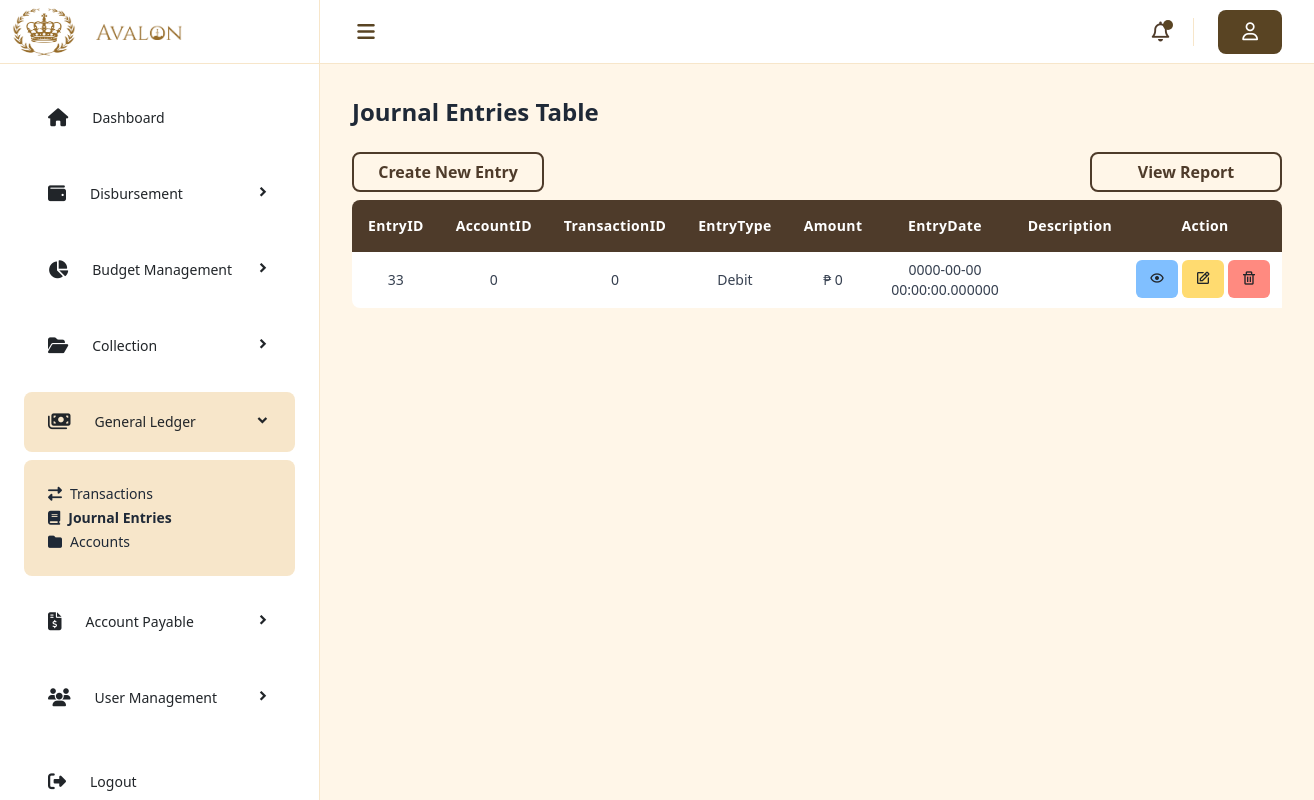
Screenshot of /General_Ledger/General-Ledger-Journal-Entries.php with the database file from the repository.
### tables this page shows
CREATE TABLE `journalentries` (
  `EntryID` int(11) NOT NULL,
  `AccountID` int(11) NOT NULL,
  `TransactionID` int(11) NOT NULL,
  `EntryType` enum('Debit','Credit') NOT NULL,
  `Amount` int(11) NOT NULL,
  `EntryDate` datetime(6) NOT NULL,
  `Description` varchar(255) NOT NULL
);

### General_Ledger/General-Ledger-Journal-Entries.php (the view, shortened to what this page needs)
<?php
include('includes/header.php');
?>
<div class="flex min-h-screen w-full">
    <?php include('../includes/sidebar.php'); ?>
    <div class="main w-full bg-[#FFF6E8] md:ml-[320px]">
        <nav class="h-16 w-full bg-white border-b border-[#F7E6CA] flex justify-between items-center px-6 py-4">
            <div class="left-nav flex items-center space-x-4 max-w-96 w-full">
                <button aria-label="Toggle menu" class="menu-btn text-[#4E3B2A] focus:outline-none hover:bg-[#F7E6CA] hover:rounded-full">
                    <i class="fa-solid fa-bars text-[#594423] text-xl w-11 py-2"></i>
                </button>
            </div>
            <div class="right-nav items-center space-x-6 hidden lg:flex">
                <button aria-label="Notifications" class="text-[#4E3B2A] focus:outline-none border-r border-[#F7E6CA] pr-6 relative">
                    <i class="fa-regular fa-bell text-xl"></i>
                    <span class="absolute top-0.5 right-5 block w-2.5 h-2.5 bg-[#594423] rounded-full"></span>
                </button>
                <div class="flex items-center space-x-2">
                    <i class="fa-regular fa-user bg-[#594423] text-white px-4 py-2 rounded-lg text-lg" aria-label="User profile"></i>
                </div>
            </div>
        </nav>
        <main class="px-8 py-8">
            <h2 class="text-2xl font-semibold mb-6 text-gray-800">Journal Entries Table</h2>
            <div class="mt-2 flex justify-between text-[#4e3b2a] font-semibold">
                <button type="button" class="w-48 h-10 rounded-lg bg-[transparent] hover:bg-[#4e3b2a] hover:text-white border-2 border-[#4e3b2a]" data-bs-toggle="modal" data-bs-target="#createjentrydata">
                    Create New Entry
                </button>
                <button type="button" class="w-48 h-10 rounded-lg bg-[transparent] hover:bg-[#4e3b2a] hover:text-white border-2 border-[#4e3b2a]" data-bs-toggle="modal" data-bs-target="#previewjentrydata">
                    View Report
                </button>
            </div>
            <table class="mt-2 w-full md-table-fixed table-striped table-danger">
                <thead class="text-white bg-[#4e3b2a] border-[#4e3b2a]">
                    <tr class="text-center">
                        <th class="p-3 text-sm font-semibold tracking-wide rounded-tl-lg">EntryID</th>
                        <th class="p-3 text-sm font-semibold tracking-wide">AccountID</th>
                        <th class="p-3 text-sm font-semibold tracking-wide">TransactionID</th>
                        <th class="p-3 text-sm font-semibold tracking-wide">EntryType</th>
                        <th class="p-3 text-sm font-semibold tracking-wide">Amount</th>
                        <th class="p-3 text-sm font-semibold tracking-wide">EntryDate</th>
                        <th class="p-3 text-sm font-semibold tracking-wide">Description</th>
                        <th class="p-3 text-sm font-semibold tracking-wide rounded-tr-lg">Action</th>
                    </tr>
                </thead>
                <tbody class="text-center">
                    <?php
                        $database = new Database();
                        $connection = $database->connect("fin_general_ledger");
                        $fetch_query = "SELECT * FROM journalentries";
                        $fetch_query_run = mysqli_query($connection, $fetch_query);
                        if (mysqli_num_rows($fetch_query_run) > 0) {
                            while ($row = mysqli_fetch_array($fetch_query_run)) {
                    ?>
                                <tr class="bg-[#ffffff]">
                                    <td class="p-2 text-sm text-gray-700 rounded-bl-lg jent_id"><?php echo $row['EntryID']; ?></td>
                                    <td class="p-2 text-sm text-gray-700"><?php echo $row['AccountID']; ?></td>
                                    <td class="p-2 text-sm text-gray-700"><?php echo $row['TransactionID']; ?></td>
                                    <td class="p-2 text-sm text-gray-700"><?php echo $row['EntryType']; ?></td>
                                    <td class="p-2 text-sm text-gray-700">₱ <?php echo $row['Amount']; ?></td>
                                    <td class="p-2 text-sm text-gray-700"><?php echo $row['EntryDate']; ?></td>
                                    <td class="p-2 text-sm text-gray-700"><?php echo $row['Description']; ?></td>
                                    <td class="p-2 text-xl text-white flex justify-center rounded-br-lg">
                                        <a href="#" class="btn bg-[#80bfff] btn-md hover:bg-[#4da3ff] grow-3 mr-1 jentview_data"><i class='bx bx-show'></i></a>
                                        <a href="#" class="btn bg-[#ffdb70] btn-md hover:bg-[#ffd446] grow-3 mr-1 jentedit_data"><i class='bx bx-edit'></i></a>
                                        <a href="#" class="btn bg-[#ff8a80] btn-md hover:bg-[#ff5252] grow-3 mr-1 jentdelete_data"><i class='bx bx-trash'></i></a>
                                    </td>
                                </tr>
                    <?php
                            }
                        } else {
                    ?>
                            <tr><td colspan="8">No record found!</td></tr>
                    <?php
                        }
                    ?>
                </tbody>
            </table>
        </main>
    </div>
</div>
<?php include('includes/footer.php'); ?>

### rows the page displays
journalentries: EntryID "33", AccountID "0", TransactionID "0", EntryType "Debit", Amount "0", EntryDate "0000-00-00 00:00:00.000000"

### other values shown
str_replace('_', ' ', $moduleName) "Disbursement"
str_replace('_', ' ', $moduleName) "Budget Management"
str_replace('_', ' ', $moduleName) "Collection"
str_replace('_', ' ', $moduleName) "General Ledger"
$data['name'] "Transactions"
$data['name'] "Journal Entries"
$data['name'] "Accounts"
str_replace('_', ' ', $moduleName) "Account Payable"
str_replace('_', ' ', $moduleName) "User Management"
